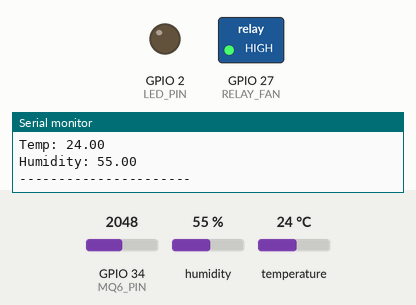
The sketch below on a simulated ESP32. On the bench: switched loads named in the sketch (green lamp = pin HIGH), output pins drawn as LEDs (lit = HIGH), the last lines printed to the serial monitor. The inputs (shaded band) are chosen by the test bench; at power-on: GPIO 34 (MQ6_PIN) = 2048, humidity 55 %, temperature 24 °C. WiFi joins after 1.5 s; servers stay silent unless stated; uploads are accepted with an empty reply.

Above: at 3.0 s.
3.1 s: GPIO 34 (MQ6_PIN) set to 1571
6.1 s: GPIO 34 (MQ6_PIN) set to 1434
At 7.4 s:
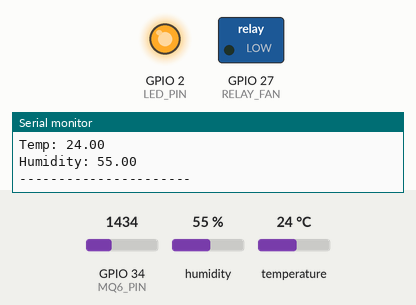
9.7 s: GPIO 34 (MQ6_PIN) set to 1540
At 11.1 s:
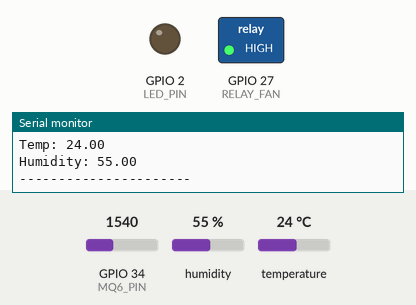
12.7 s: GPIO 34 (MQ6_PIN) set to 1460
At 15.7 s:
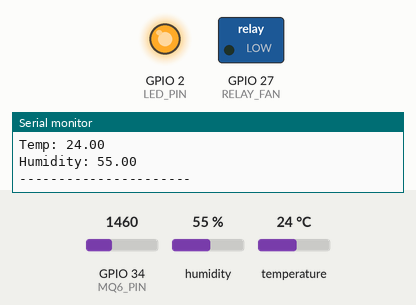
Timing chart, 0 to 17.2 s (numbered marks = the images above; inputs shaded):
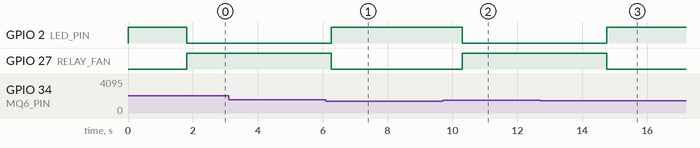

Measured:
- the behaviour switches between 1501 and 1500 on GPIO 34 (MQ6_PIN) (found by bisection; images 0 and 1)
- after the input at 6.1 s, GPIO 2 (LED_PIN): LOW → HIGH after 0.17 s; GPIO 27 (RELAY_FAN): HIGH → LOW after 0.17 s
- after the input at 9.7 s, GPIO 2 (LED_PIN): HIGH → LOW after 0.60 s; GPIO 27 (RELAY_FAN): LOW → HIGH after 0.60 s
- after the input at 12.7 s, GPIO 2 (LED_PIN): LOW → HIGH after 2.1 s; GPIO 27 (RELAY_FAN): HIGH → LOW after 2.1 s

The sketch:

gas_leak_detection.ino
```cpp
/*
  IoT-Based Gas Leak Detection System
  ------------------------------------
  Board: ESP32
  Sensors: MQ-6 (gas), DHT11/DHT22 (temperature & humidity)
  Actuators: Relay module + DC motor (exhaust fan)
  Cloud: Blynk IoT
  Alerting: Twilio WhatsApp API

  IMPORTANT: Replace every placeholder value below (marked YOUR_...) with your
  own credentials before uploading. Never commit real tokens, passwords, or
  phone numbers to a public repository — consider moving these into a
  separate secrets.h file that is excluded via .gitignore.
*/

// ---- Blynk template credentials ----
#define BLYNK_TEMPLATE_ID   "YOUR_BLYNK_TEMPLATE_ID"
#define BLYNK_TEMPLATE_NAME "YOUR_BLYNK_TEMPLATE_NAME"
#define BLYNK_AUTH_TOKEN    "YOUR_BLYNK_AUTH_TOKEN"

#include <WiFi.h>
#include <HTTPClient.h>
#include <BlynkSimpleEsp32.h>
#include "DHT.h"

// ---- Wi-Fi credentials ----
char ssid[] = "YOUR_WIFI_SSID";
char pass[] = "YOUR_WIFI_PASSWORD";

// ---- Pin setup ----
#define MQ6_PIN     34
#define DHT_PIN     14
#define DHT_TYPE    DHT22   // change to DHT11 if that's the sensor you're using
#define RELAY_FAN   27
#define LED_PIN     2

DHT dht(DHT_PIN, DHT_TYPE);
BlynkTimer timer;

// Gas concentration threshold (ADC units) — tune to your environment/sensor
int threshold = 1500;

// ---- Twilio credentials ----
String account_sid = "YOUR_TWILIO_ACCOUNT_SID";
String auth_token   = "YOUR_TWILIO_AUTH_TOKEN";

// ---- WhatsApp numbers (E.164 format, no "+") ----
String from = "whatsapp:14155238886";      // Twilio sandbox number
String to   = "whatsapp:YOUR_PHONE_NUMBER"; // your verified WhatsApp number

void readSensors() {
  // Read MQ-6 gas sensor
  int gasValue = analogRead(MQ6_PIN);

  // Read DHT temperature & humidity
  float temperature = dht.readTemperature();
  float humidity = dht.readHumidity();

  if (isnan(temperature) || isnan(humidity)) {
    Serial.println("DHT Error!");
    return;
  }

  // Decision logic
  if (gasValue > threshold) {
    digitalWrite(RELAY_FAN, HIGH); // Turn ON fan
    digitalWrite(LED_PIN, LOW);    // Alert LED off
    Serial.println("GAS DETECTED!");
    sendWhatsAppMessage();
  } else {
    digitalWrite(RELAY_FAN, LOW);  // Fan OFF
    digitalWrite(LED_PIN, HIGH);   // LED on = safe
    Serial.println("Safe");
  }

  // Push readings to Blynk
  Blynk.virtualWrite(V2, gasValue);
  Blynk.virtualWrite(V0, temperature);
  Blynk.virtualWrite(V1, humidity);

  // Debug output
  Serial.print("Gas: ");      Serial.println(gasValue);
  Serial.print("Temp: ");     Serial.println(temperature);
  Serial.print("Humidity: "); Serial.println(humidity);
  Serial.println("----------------------");
}

void sendWhatsAppMessage() {
  if (WiFi.status() == WL_CONNECTED) {
    HTTPClient http;
    String url = "https://api.twilio.com/2010-04-01/Accounts/" + account_sid + "/Messages.json";
    http.begin(url);
    http.setAuthorization(account_sid.c_str(), auth_token.c_str());
    http.addHeader("Content-Type", "application/x-www-form-urlencoded");

    String message = "Body=Alert%20gas%20is%20leaking&From=" + from + "&To=" + to;

    int httpResponseCode = http.POST(message);
    Serial.print("HTTP Response: ");
    Serial.println(httpResponseCode);
    String response = http.getString();
    Serial.println(response);
    http.end();
  }
}

void setup() {
  Serial.begin(9600);
  pinMode(RELAY_FAN, OUTPUT);
  pinMode(LED_PIN, OUTPUT);

  // Default safe state
  digitalWrite(RELAY_FAN, LOW);
  digitalWrite(LED_PIN, HIGH);

  dht.begin();
  Blynk.begin(BLYNK_AUTH_TOKEN, ssid, pass);

  Serial.println("System Started...");

  WiFi.begin(ssid, pass);
  while (WiFi.status() != WL_CONNECTED) {
    delay(1000);
    Serial.println("Connecting...");
  }
  Serial.println("Connected!");
}

void loop() {
  readSensors();
  delay(2000);
}
```
